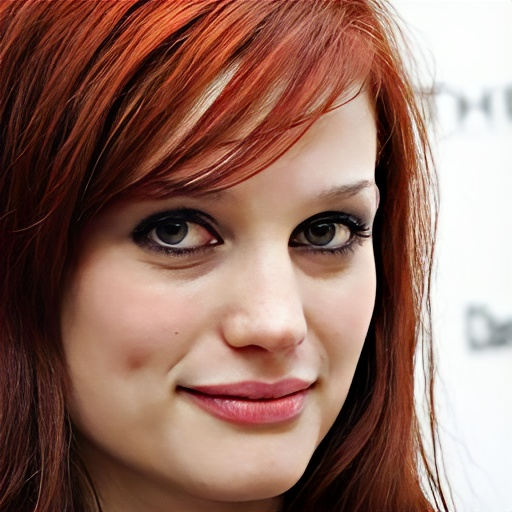
#> input picture Computação Paralela/desempenho-escalabilidade/M3A1-Metricas-desempenho/faces/faces/n000002/0001_01.jpg, 512 x 512 px; its folder holds only this picture in this run
$ jupyter execute notebook_2_faces_opencv.ipynb
#> lines starting #> are read from the running program, lines starting #| are printed output that depends on the picture; after the words box and inside, x2 and y2 are one past the last pixel; in counts of white or black regions, pixels touching at a corner belong together
# Notebook 2 — Faces com OpenCV: Detecção Sequencial e Otimização Paralela

Este laboratório usa um subconjunto com **100 imagens de faces** organizadas em **subpastas** (uma subpasta por indivíduo), no estilo `VGGFaceHQ`.

## Objetivos
1. Executar um pipeline **sequencial** de detecção facial.
2. Gerar uma estrutura de resultados em memória contendo:
   - caminho da imagem
   - `bbox` da face
   - pontos aproximados de:
     - olho esquerdo
     - olho direito
     - nariz
     - canto esquerdo da boca
     - canto direito da boca
3. Visualizar as **5 primeiras detecções válidas**.
4. Medir o **tempo sequencial**.
5. Implementar duas otimizações:
   - **Fork / Divide-and-Conquer conceitual**
   - **Multiprocessing**
6. Calcular **speedup** e **eficiência**.

## Observação importante
Neste notebook, usaremos **OpenCV**. Para manter o ambiente simples e replicável, os “landmarks” serão obtidos por detecção clássica com Haar cascades:
- face
- olhos
- nariz
- boca

Eles são **aproximações úteis para estudo**, não um detector biométrico de produção.

## Estrutura esperada do dataset

A pasta raiz deve conter subpastas, por exemplo:

```text
faces/
├── pessoa_001/
│   ├── img_001.jpg
│   ├── img_002.jpg
├── pessoa_002/
│   ├── img_001.jpg
│   ├── img_002.jpg
...
```

Ajuste os caminhos na próxima célula conforme sua máquina.

[cell 1]
from pathlib import Path
import os
import time
import math
import json

import cv2
import numpy as np
import pandas as pd
import matplotlib.pyplot as plt

[cell 2]
# ==========================================
# CONFIGURAÇÃO DE CAMINHOS
# ==========================================

# Ajuste para a pasta raiz com as 200 imagens de faces
DATASET_DIR = Path("faces")

# Extensões válidas
VALID_EXTENSIONS = {".jpg", ".jpeg", ".png", ".bmp", ".webp"}

assert DATASET_DIR.exists(), f"Pasta não encontrada: {DATASET_DIR.resolve()}"
print("Dataset:", DATASET_DIR.resolve())

## 1. Encontrando todas as imagens do dataset

Como o dataset está organizado em subpastas, faremos uma busca recursiva.

[cell 3]
def list_image_files(root_dir: Path, valid_exts=VALID_EXTENSIONS):
    files = []
    for path in root_dir.rglob("*"):
        if path.is_file() and path.suffix.lower() in valid_exts:
            files.append(path)
#> pass 2 of the loop in list_image_files, `for path in root_dir.rglob("*"):`:
    files = sorted(files)
    return files

image_files = list_image_files(DATASET_DIR)
print(f"Total de imagens encontradas: {len(image_files)}")
print("Exemplos:")
for p in image_files[:5]:
    print(" -", p)

## 2. Carregando os detectores OpenCV

Usaremos cascatas Haar distribuídas com o próprio OpenCV, quando disponíveis.

### Detectores
- Face: `haarcascade_frontalface_default.xml`
- Olhos: `haarcascade_eye.xml`
- Nariz: `haarcascade_mcs_nose.xml` ou fallback simples
- Boca: `haarcascade_smile.xml`

Nem todo ambiente traz todos os arquivos. O notebook já trata isso de forma segura.

[cell 4]
def load_cascade(filename: str):
    cascade_path = Path(cv2.data.haarcascades) / filename
    if cascade_path.exists():
        return cv2.CascadeClassifier(str(cascade_path))
    return None

FACE_CASCADE = load_cascade("haarcascade_frontalface_default.xml")
EYE_CASCADE = load_cascade("haarcascade_eye.xml")
NOSE_CASCADE = load_cascade("haarcascade_mcs_nose.xml")  # pode não existir em alguns ambientes
MOUTH_CASCADE = load_cascade("haarcascade_smile.xml")

assert FACE_CASCADE is not None, "Cascade de face não encontrada."

print("Face cascade carregada:", FACE_CASCADE is not None)
print("Eye cascade carregada:", EYE_CASCADE is not None)
print("Nose cascade carregada:", NOSE_CASCADE is not None)
print("Mouth cascade carregada:", MOUTH_CASCADE is not None)

## 3. Funções auxiliares

Vamos:
1. carregar a imagem
2. detectar a face principal
3. restringir as buscas de olhos, nariz e boca à região da face
4. converter as detecções em **pontos centrais**

[cell 5]
def rect_center(x, y, w, h):
    return (int(x + w / 2), int(y + h / 2))

def choose_largest_rect(rects):
    if len(rects) == 0:
        return None
    rects = sorted(rects, key=lambda r: r[2] * r[3], reverse=True)
    return rects[0]

def choose_two_eyes(eyes):
    if len(eyes) < 2:
        return None
    eyes = sorted(eyes, key=lambda e: e[0])  # esquerda -> direita
    left = eyes[0]
    right = eyes[-1]
    return left, right

def choose_nose(noses, face_h):
    if len(noses) == 0:
        return None
    # Preferir nariz na região central da face
    noses = sorted(noses, key=lambda n: abs((n[1] + n[3] / 2) - face_h * 0.5))
    return noses[0]

def choose_mouth(mouths, face_h):
    if len(mouths) == 0:
        return None
    # Preferir boca na parte inferior da face
    mouths = sorted(mouths, key=lambda m: -(m[1] + m[3] / 2))
    return mouths[0]

[cell 6]
def detect_face_and_landmarks_opencv(image_path: Path):
    '''
    Retorna um dicionário com:
    - image
    - bbox
    - landmarks (olhos, nariz, boca)
    ou None se nenhuma face for detectada.
    '''
    img = cv2.imread(str(image_path))
#> img is the input picture: shape (512, 512, 3); mean B, G, R 98.9, 110.9, 147.8
    if img is None:
        return None

    gray = cv2.cvtColor(img, cv2.COLOR_BGR2GRAY)
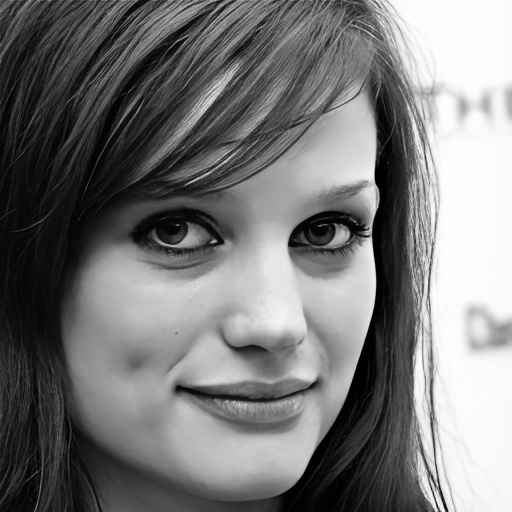
#> gray: shape (512, 512); min 0, max 255, mean 120.6

    # Detecta faces
    faces = FACE_CASCADE.detectMultiScale(
        gray,
        scaleFactor=1.1,
        minNeighbors=5,
        minSize=(60, 60)
    )
#> faces = [[49, 89, 395, 395]]

    if len(faces) == 0:
        return None

    x, y, w, h = choose_largest_rect(faces)
#> x = 49; y = 89; w = 395; h = 395
    face_roi_gray = gray[y:y+h, x:x+w]
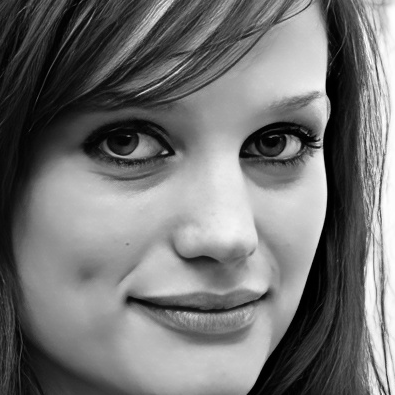
#> face_roi_gray: shape (395, 395); min 0, max 255, mean 115.2

    landmarks = {
        "left_eye": None,
        "right_eye": None,
        "nose": None,
        "mouth_left": None,
        "mouth_right": None,
    }

    # ------------------------------------------
    # Olhos
    # ------------------------------------------
    if EYE_CASCADE is not None:
        upper_face = face_roi_gray[: int(h * 0.55), :]
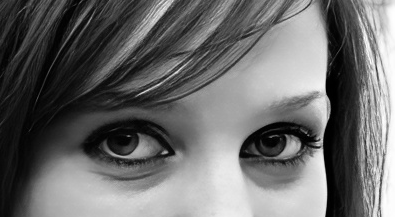
#> upper_face: shape (217, 395); min 0, max 255, mean 106.9
        eyes = EYE_CASCADE.detectMultiScale(
            upper_face,
            scaleFactor=1.1,
            minNeighbors=6,
            minSize=(12, 12)
        )
#> eyes = [[235, 99, 87, 87], [77, 92, 101, 101]]
        if len(eyes) >= 2:
            chosen = choose_two_eyes(eyes)
#> in choose_two_eyes, `eyes = sorted(eyes, key=lambda e: e[0])`: eyes = [[77, 92, 101, 101], [235, 99, 87, 87]]
#> in choose_two_eyes, `left = eyes[0]`: left = [77, 92, 101, 101]
#> in choose_two_eyes, `right = eyes[-1]`: right = [235, 99, 87, 87]
#> chosen = ([77, 92, 101, 101], [235, 99, 87, 87])
            if chosen is not None:
                left_eye, right_eye = chosen
#> left_eye = [77, 92, 101, 101]; right_eye = [235, 99, 87, 87]
                lx, ly, lw, lh = left_eye
#> lx = 77; ly = 92; lw = 101; lh = 101
                rx, ry, rw, rh = right_eye
#> rx = 235; ry = 99; rw = 87; rh = 87
                landmarks["left_eye"] = (int(x + lx + lw // 2), int(y + ly + lh // 2))
                landmarks["right_eye"] = (int(x + rx + rw // 2), int(y + ry + rh // 2))

    # ------------------------------------------
    # Nariz
    # ------------------------------------------
    if NOSE_CASCADE is not None:
        mid_face = face_roi_gray[int(h * 0.2): int(h * 0.8), :]
        noses = NOSE_CASCADE.detectMultiScale(
            mid_face,
            scaleFactor=1.1,
            minNeighbors=5,
            minSize=(15, 15)
        )
        if len(noses) > 0:
            nx, ny, nw, nh = choose_nose(noses, mid_face.shape[0])
            ny_global = int(y + int(h * 0.2) + ny + nh // 2)
            nx_global = int(x + nx + nw // 2)
            landmarks["nose"] = (nx_global, ny_global)

    # ------------------------------------------
    # Boca (smile cascade como aproximação)
    # ------------------------------------------
    if MOUTH_CASCADE is not None:
        lower_face = face_roi_gray[int(h * 0.45):, :]
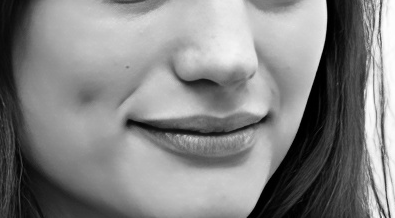
#> lower_face: shape (218, 395); min 0, max 255, mean 132.3
        mouths = MOUTH_CASCADE.detectMultiScale(
            lower_face,
            scaleFactor=1.2,
            minNeighbors=20,
            minSize=(25, 15)
        )
#> mouths = [[130, 59, 58, 29], [122, 93, 159, 79]]
        if len(mouths) > 0:
            mx, my, mw, mh = choose_mouth(mouths, lower_face.shape[0])
#> in choose_mouth, `mouths = sorted(mouths, key=lambda m: -(m[1] + m[3] / 2))`: mouths = [[122, 93, 159, 79], [130, 59, 58, 29]]
#> mx = 122; my = 93; mw = 159; mh = 79
            mouth_y = int(y + int(h * 0.45) + my)
#> mouth_y = 359
            landmarks["mouth_left"] = (int(x + mx), int(mouth_y + mh // 2))
            landmarks["mouth_right"] = (int(x + mx + mw), int(mouth_y + mh // 2))

    def py_point(p):
        if p is None:
            return None
        return [int(p[0]), int(p[1])]

    result = {
        "image": str(image_path),
        "bbox": [int(x), int(y), int(w), int(h)],
        "landmarks": {
            "left_eye": py_point(landmarks["left_eye"]),
            "right_eye": py_point(landmarks["right_eye"]),
            "nose": py_point(landmarks["nose"]),
            "mouth_left": py_point(landmarks["mouth_left"]),
            "mouth_right": py_point(landmarks["mouth_right"]),
        }
    }
    return result

## 4. Teste rápido em uma única imagem

[cell 7]
if len(image_files) > 0:
    sample_result = detect_face_and_landmarks_opencv(image_files[0])
#> sample_result = 3 items
    print(json.dumps(sample_result, indent=2, ensure_ascii=False))
#> (printed output is left out)
else:
    print("Nenhuma imagem encontrada.")

## 5. Função de visualização

Vamos desenhar:
- bounding box da face
- pontos dos olhos
- nariz
- canto esquerdo e direito da boca

[cell 8]
def draw_detection(result, figsize=(5, 5)):
    img = cv2.imread(result["image"])
    img = cv2.cvtColor(img, cv2.COLOR_BGR2RGB)

    x, y, w, h = result["bbox"]
    cv2.rectangle(img, (x, y), (x + w, y + h), (0, 255, 0), 2)

    for name, point in result["landmarks"].items():
        if point is not None:
            px, py = point
            cv2.circle(img, (px, py), 4, (255, 0, 0), -1)
            cv2.putText(
                img,
                name,
                (px + 4, py - 4),
                cv2.FONT_HERSHEY_SIMPLEX,
                0.45,
                (255, 255, 0),
                1,
                cv2.LINE_AA
            )

    plt.figure(figsize=figsize)
    plt.imshow(img)
    plt.title(Path(result["image"]).name)
    plt.axis("off")
    plt.show()

## 6. Pipeline sequencial completo

Agora vamos processar todas as imagens **sequencialmente** e guardar os resultados em memória.

### Saída esperada
Uma lista de dicionários, um por imagem com face detectada.

[cell 9]
def run_sequential_face_pipeline(files):
    results = []
    start = time.perf_counter()

    for path in files:
        item = detect_face_and_landmarks_opencv(path)
#> item = 3 items
        if item is not None:
            results.append(item)
#> pass 2 of the loop in run_sequential_face_pipeline, `for path in files:`:
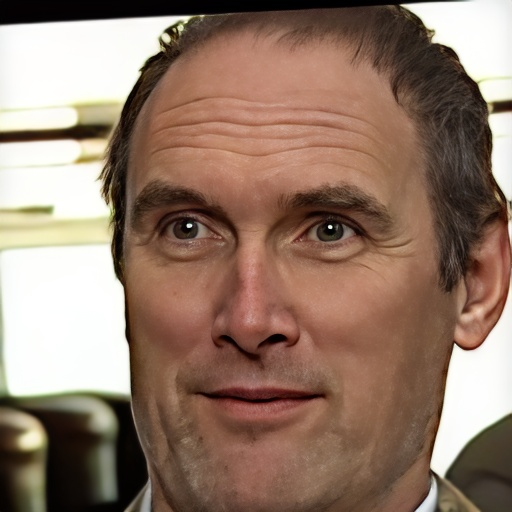
#> input picture Computação Paralela/desempenho-escalabilidade/M3A1-Metricas-desempenho/faces/faces/n000003/0001_01.jpg, 512 x 512 px
#> in detect_face_and_landmarks_opencv, img is the input picture: shape (512, 512, 3); mean B, G, R 105.4, 121.2, 147
#> faces = [[67, 85, 373, 373]]
#> in detect_face_and_landmarks_opencv (call 3), `x, y, w, h = choose_largest_rect(faces)`: x = 67; y = 85; w = 373
#> face_roi_gray: shape (373, 373)
#> upper_face: shape (205, 373)
#> in detect_face_and_landmarks_opencv (call 3), `eyes = EYE_CASCADE.detectMultiScale( upper_face, scaleFactor=1.1, minN..`: eyes = [[77, 104, 78, 78], [207, 97, 97, 97]]
#> chosen = ([77, 104, 78, 78], [207, 97, 97, 97])
#> left_eye = [77, 104, 78, 78]; right_eye = [207, 97, 97, 97]
#> ly = 104; lw = 78
#> rx = 207; ry = 97
#> in detect_face_and_landmarks_opencv (call 3), `lower_face = face_roi_gray[int(h * 0.45):, :]`:
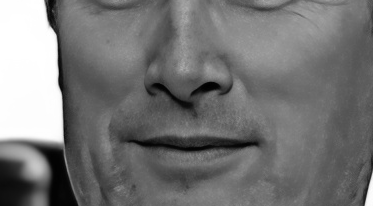
#> lower_face: shape (206, 373); min 0, max 255, mean 117
#> in detect_face_and_landmarks_opencv (call 3), `mouths = MOUTH_CASCADE.detectMultiScale( lower_face, scaleFactor=1.2, ..`: mouths = [[138, 68, 99, 49], [118, 107, 152, 76]]
#> mx = 118; my = 107; mw = 152; mh = 76

    elapsed = time.perf_counter() - start
    return results, elapsed

sequential_results, T_seq = run_sequential_face_pipeline(image_files)
#> sequential_results = 2 items; T_seq = 0.489

print(f"Detecções válidas: {len(sequential_results)}")
#| Detecções válidas: 2
print(f"Tempo sequencial: {T_seq:.4f} s")
#| Tempo sequencial: 0.4886 s

## 7. Visualizando as 5 primeiras detecções válidas

[cell 10]
preview = sequential_results[:5]
#> preview = 2 items
for item in preview:
    draw_detection(item, figsize=(4, 4))
#> in draw_detection, `x, y, w, h = result["bbox"]`: x = 49; y = 89; w = 395
#> in draw_detection, `cv2.rectangle(img, (x, y), (x + w, y + h), (0, 255, 0), 2)`:
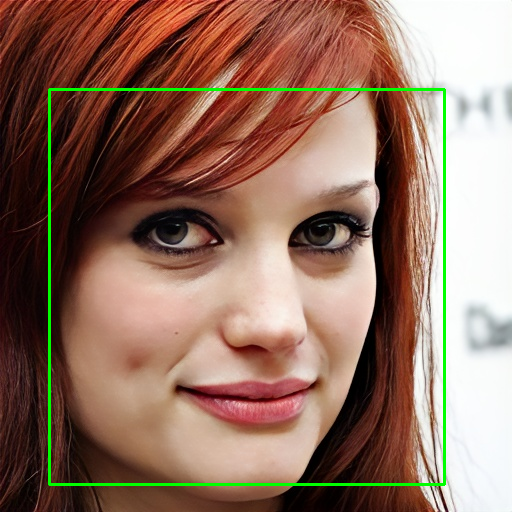
#> img: shape (512, 512, 3); mean R, G, B 145.3, 113.7, 97.2
#> the loop in draw_detection, `for name, point in result["landmarks"].items():` made 5 passes
#> (name, px, py) on passes 1, 2, 4, 5: ('left_eye', 176, 231), ('right_eye', 327, 231), ('mouth_left', 171, 398), ('mouth_right', 330, 398)
#> (name, point) on pass 3: ('nose', None)
#> after the loop in draw_detection, `for name, point in result["landmarks"].items():`:
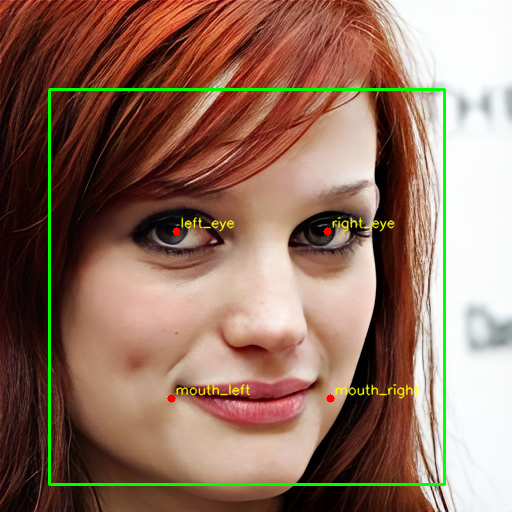
#> img: shape (512, 512, 3); 0.81% of pixels changed, all inside (x1, y1, x2, y2) = (167, 216, 419, 403)
#> pass 2 of the loop `for item in preview:`:
#> in draw_detection (call 2), `x, y, w, h = result["bbox"]`: x = 67; y = 85; w = 373
#> the loop in draw_detection (call 2), `for name, point in result["landmarks"].items():` made 5 passes
#> (name, px, py) on passes 1, 2, 4, 5: ('left_eye', 183, 228), ('right_eye', 322, 230), ('mouth_left', 185, 397), ('mouth_right', 337, 397)
#> after the loop in draw_detection (call 2), `for name, point in result["landmarks"].items():`:
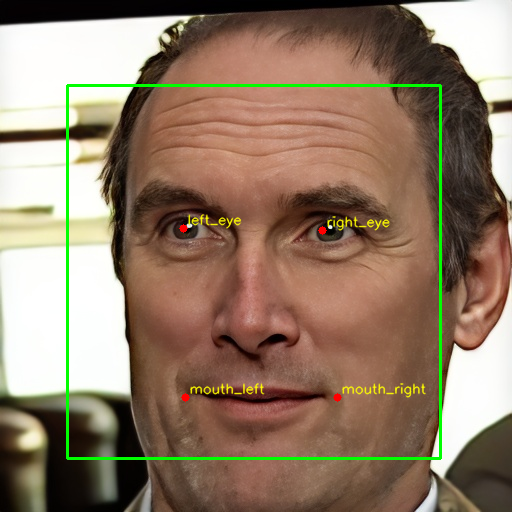
#> img: shape (512, 512, 3); mean R, G, B 145.1, 123.9, 103.2

## 8. Estruturando resultados em tabela

[cell 11]
def flatten_result(result):
    row = {
        "image": result["image"],
        "bbox_x": result["bbox"][0],
        "bbox_y": result["bbox"][1],
        "bbox_w": result["bbox"][2],
        "bbox_h": result["bbox"][3],
    }
    for k, v in result["landmarks"].items():
        if v is None:
            row[f"{k}_x"] = None
            row[f"{k}_y"] = None
        else:
            row[f"{k}_x"] = v[0]
            row[f"{k}_y"] = v[1]
    return row

df_seq = pd.DataFrame([flatten_result(r) for r in sequential_results])
#> df_seq = table of 2 rows and 15 columns
df_seq.head()
#> Out = table of 2 rows and 15 columns
